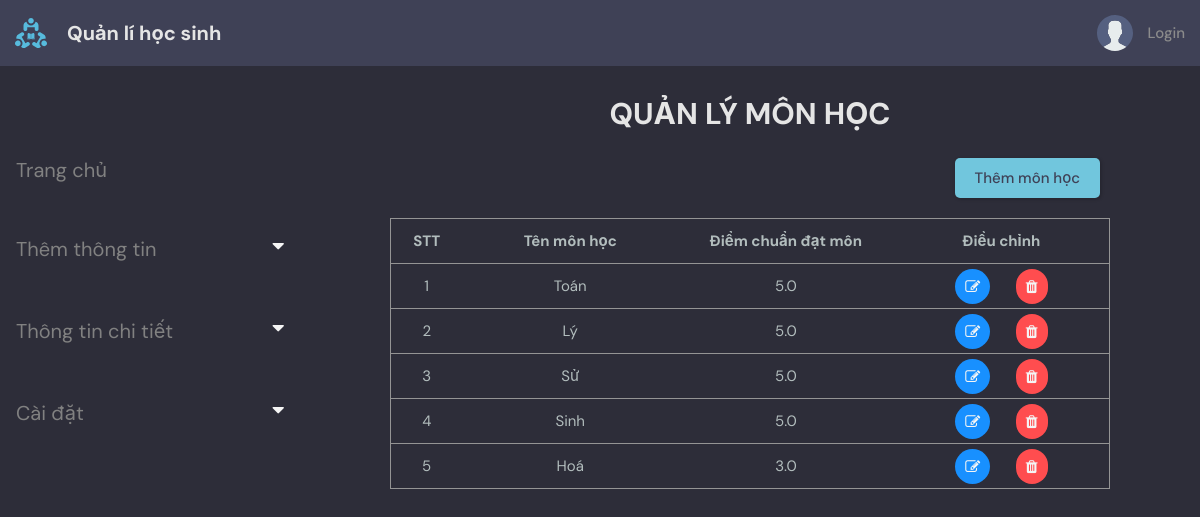
The page /subject_setting/ on the database as committed earlier.
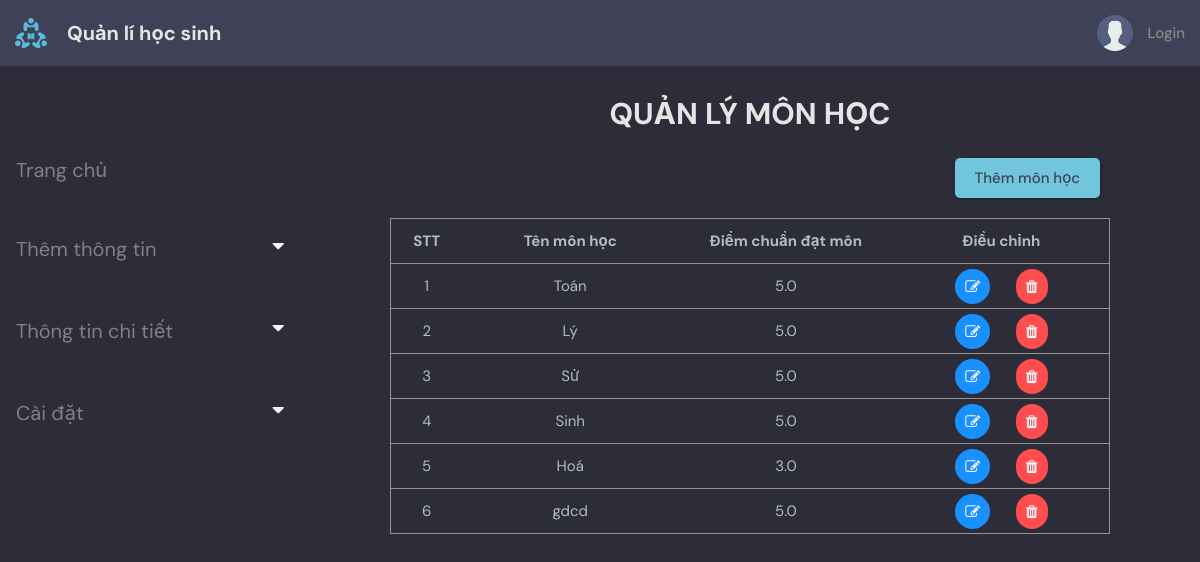
The same page on the database as committed later.
### base/models.py (models this page shows, shortened)
class Subject(models.Model):
   name = models.CharField(max_length=200)
   DIEMCHUAN = models.FloatField(null=False, default=5, validators=[MinValueValidator(0), MaxValueValidator(10)])

### base/views.py (the view, shortened to what this page needs)
def subject_setting(request):
    form = SubjectForm()
    subjectInfo = Subject.objects.all().values()
    context = {
        'form':form,
        'classInfo':subjectInfo,
        }
    return render(request, 'base/subject_setting.html',context)

### base/templates/base/subject_setting.html (shortened to what this page needs)
{% extends 'main.html' %}
{% block content %}
<main class="layout">
    <div class="container">
        {% include 'base/topics_component.html' %}
        <div class = "roomList">
            <h1 class="label">Quản lý môn học</h3>
            <div>
                <div class="row">
                    <button class="btn btn-outline-primary col-lg-11 btn--main" onclick="addSubjectForm();">Thêm môn học</button>
                </div>
                <table id="table" class="table table-sm">
                    <tr>
                        <th style="width:10%">STT</th>
                        <th style="width:30%">Tên môn học</th>
                        <th style="width:30%">Điểm chuẩn đạt môn</th>
                        <th style="width:30%">Điều chỉnh</th>
                    </tr>
                    {% for x in classInfo %}
                    <tr>
                        <td>{{ x.id }}</td>
                        <td>{{ x.name }}</td>
                        <td>{{ x.DIEMCHUAN }}</td>
                        <td>
                            <a class="modifyBtn" href="{% url 'subject_setting_update' x.id %}"><i class="fa fa-edit"> </i> </a>
                            <a class="deleteBtn" href="{% url 'subject_setting_delete' x.id %}"><i class="fa fa-trash"> </i> </a>
                        </td>
                    </tr>
                    {% endfor %}
                </table>
            </div>
            <br>
        </div>
    </div>
</main>
{% endblock content %}

Rows that differ between the two databases and show on the page:
added Subject: id "6", name "gdcd", DIEMCHUAN "5.0"
